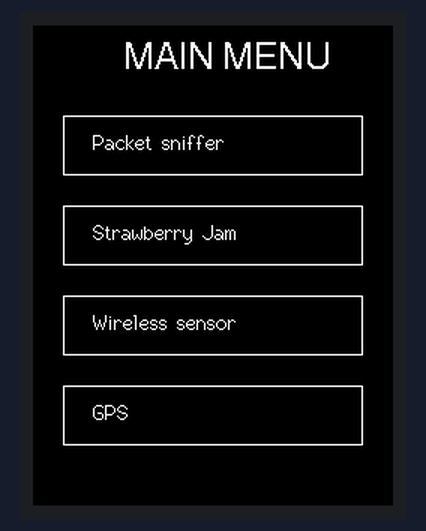
Bench run of a sketch on a simulated ESP32. Shown: 240×320 colour display.

Above: at 0.3 s.

The sketch:

sketch_touch_screen.ino
```cpp
#include <TFT_eSPI.h>   // Graphics and touch library
#include <SPI.h>


TFT_eSPI tft = TFT_eSPI();

void setup() {
  tft.init();
  tft.setRotation(0);
  tft.fillScreen(TFT_BLACK);

  tft.setTextColor(TFT_WHITE, TFT_BLACK);
  tft.setTextFont(2);

 tft.drawString("MAIN MENU", 60, 10, 4);

  // Option boxes in portrait layout
  tft.drawRect(20, 60, 200, 40, TFT_WHITE);
  tft.drawString("Packet sniffer", 40, 70, 2);

  tft.drawRect(20, 120, 200, 40, TFT_WHITE);
  tft.drawString("Strawberry Jam", 40, 130, 2);

  tft.drawRect(20, 180, 200, 40, TFT_WHITE);
  tft.drawString("Wireless sensor", 40, 190, 2);

  tft.drawRect(20, 240, 200, 40, TFT_WHITE);
  tft.drawString("GPS", 40, 250, 2);
}

void loop() {
  // Nothing — display only
}
```
